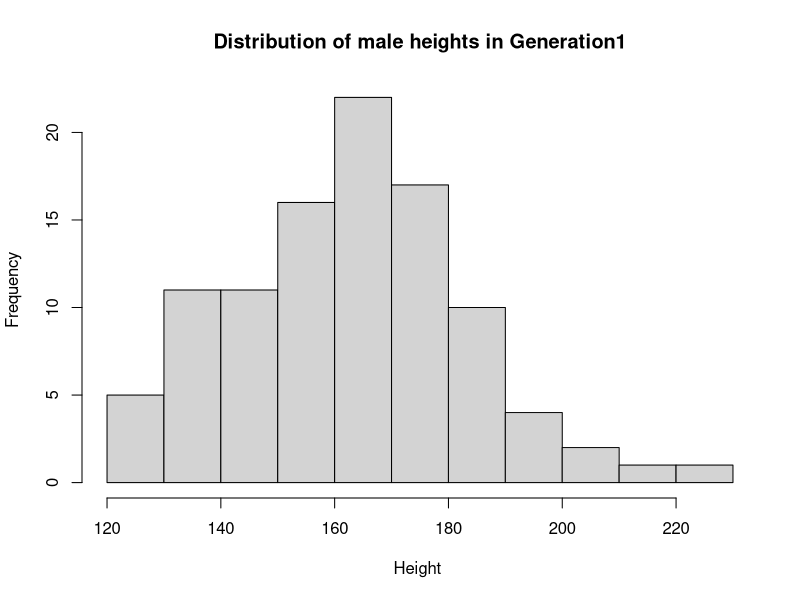
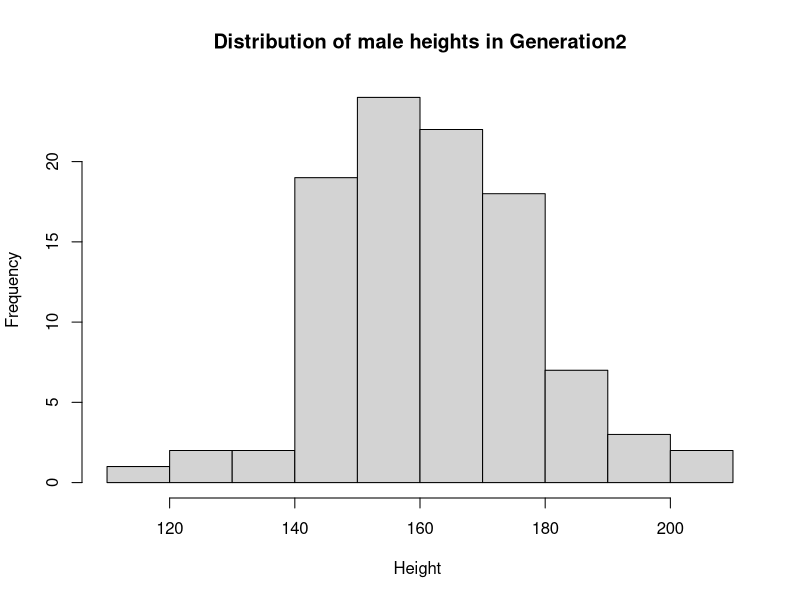
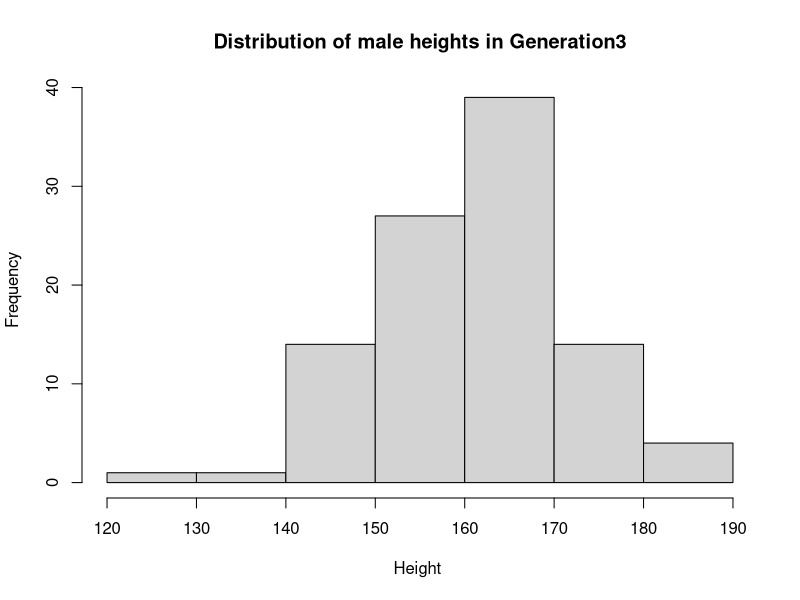
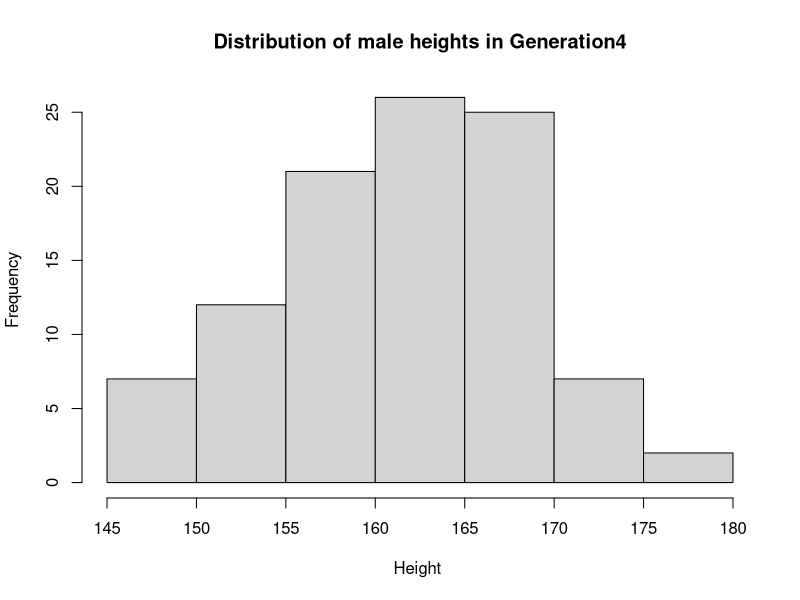
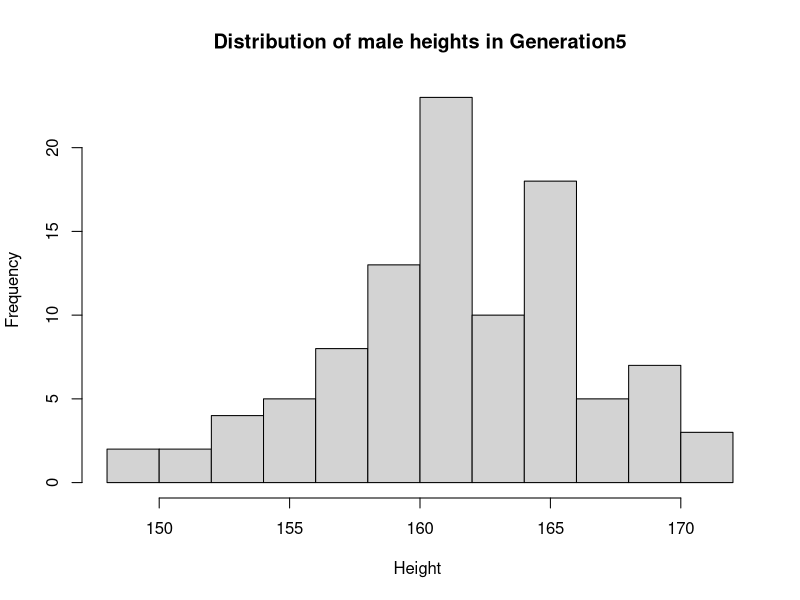
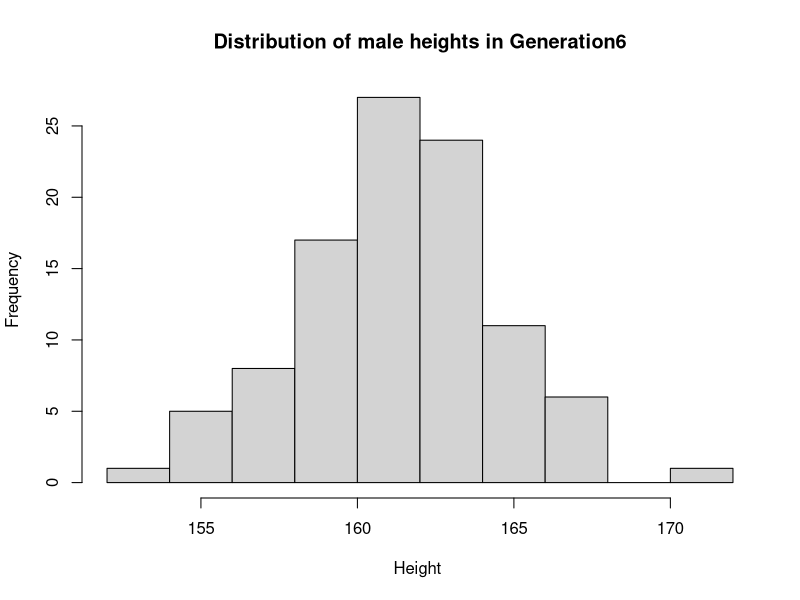
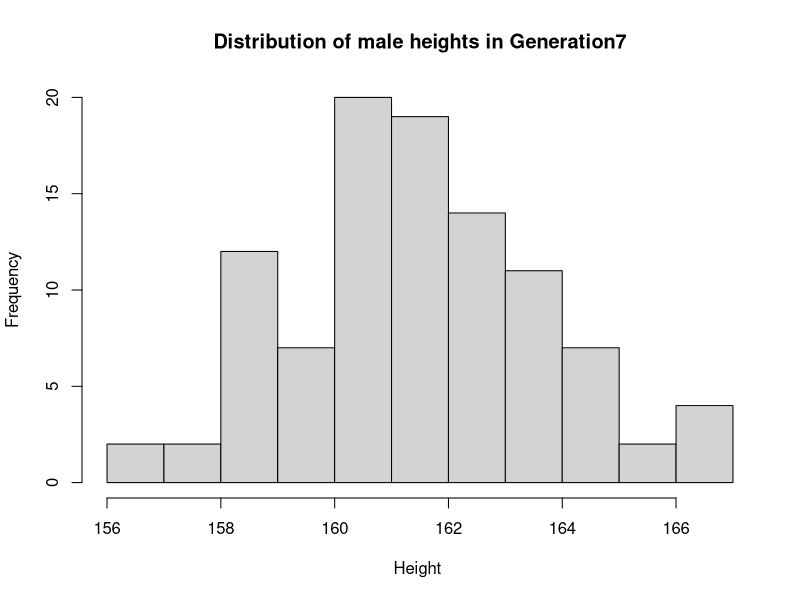
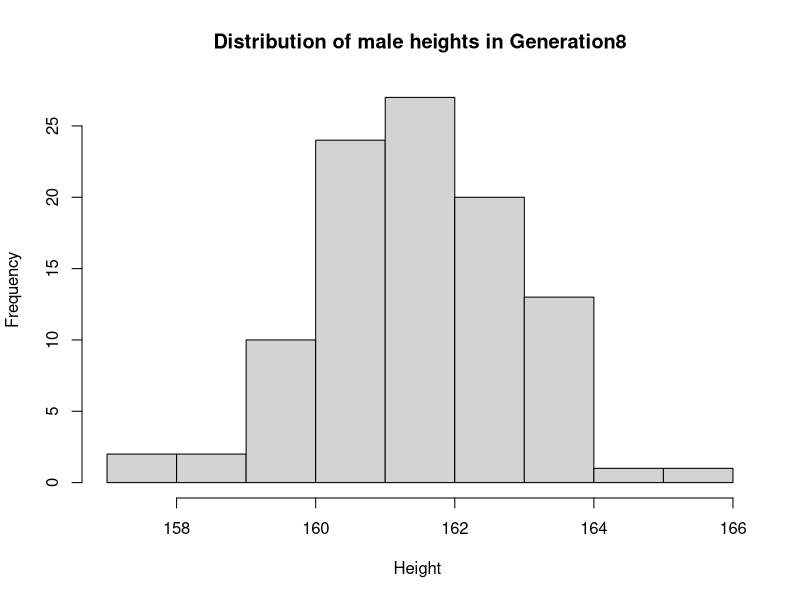

Here is the R script that generated these plots, in order:
## ---- chunk 1
pop <- data.frame(m = rnorm(100, 160, 20), f = rnorm(100, 160, 20))
## ---- chunk 2
next_gen <- function(pop) {
    pop$m <- sample(pop$m)
    pop$m <- rowMeans(pop)
    pop$f <- pop$m
    pop
}
## ---- chunk 3
pop2 <- list()
pop2[[1]] <- pop
for(i in 1:8){
  gnext <- next_gen(pop2[[i]])
  pop2[[i+1]] <- gnext
}
lapply(1:length(pop2),function(x){
  hist(pop2[[x]]$m, main = paste("Distribution of male heights in Generation",x, sep = ''), xlab = "Height ")
  })
## ---- chunk 4

h <- do.call(rbind, pop2)
h[,"generation"] <- rep(1:9,each = 100)

library(ggplot2)
p <- ggplot(data=h) + geom_point(mapping = aes(x=m, y=f), alpha = 1/10)
p + facet_wrap(~ generation)

## ---- chunk 5
set.seed(20)
# function for bootstrap percentile interval for the mean
boot.mean  <-  function(x,B = 1000) {
  n = length(x)
  #B = 1000
  boot.samples = matrix( sample(x,size=n*B,replace=TRUE), B, n)
  boot.statistics = apply(boot.samples,1,mean)
  btmean <- mean(boot.statistics)
  CI <- quantile(boot.statistics, c(0.025,0.975))
  return( data.frame(mean = btmean, CI.lower=CI[1], CI.upper=CI[2]) )
}

treMean <- list()
crlMean <- list()

for (j in 1:10) {
  n <- 250*j                       # sample size 
  treat <- numeric(n)
  outcome <- numeric(n)
    for (i in seq(n)) {
      treat[i] <- sample(c(0,1),1)   # assign treatment to each patient
      outcome[i] <- rnorm(1,mean = 60,sd = 20)  # assign treatment to each patient
      if (treat[i] == 1) outcome[i] = outcome[i] + 5
    }
  tre <- (outcome[which(treat==1)])
  crl <- (outcome[which(treat==0)])
  
  treMean[[j]] <- boot.mean(tre,1000)
  crlMean[[j]] <- boot.mean(crl,1000)
} 
# add indicator variable and sample size to each group
tre.data <- do.call(rbind, treMean)
tre.data[,'Tre'] <- 1
tre.data[,"samplesize"] <- seq(250, 2500, by = 250)

crl.data <- do.call(rbind, crlMean)
crl.data[,'Tre'] <- 0
crl.data[,"samplesize"] <- seq(250, 2500, by = 250)

#combine together
result <- rbind(tre.data,crl.data)

## ---- chunk 6
makeTransparent = function(..., alpha=0.5) {
  if(alpha<0 | alpha>1) stop("alpha must be between 0 and 1")
  alpha = floor(255*alpha)  
  newColor = col2rgb(col=unlist(list(...)), alpha=FALSE)
  .makeTransparent = function(col, alpha) {
    rgb(red=col[1], green=col[2], blue=col[3], alpha=alpha, maxColorValue=255)
  }
  newColor = apply(newColor, 2, .makeTransparent, alpha=alpha)
  return(newColor)
}

par(new=FALSE)
plot(NULL,
  xlim=c(-1, 1),
  ylim=c(-1, 1),
  xlab="",
  ylab=""
)

polygon(x=c(seq(-0.75, 0.25, length.out=100), seq(0.25, -0.75, length.out=100)),
        y=c(rep(-0.25, 100), rep(0.75, 100)), border=NA, col=makeTransparent('blue',alpha=0.5))
polygon(x=c(seq(-0.25, 0.75, length.out=100), seq(0.75, -0.25, length.out=100)),
        y=c(rep(-0.75, 100), rep(0.25, 100)), border=NA, col=makeTransparent('red',alpha=0.5))
## ---- chunk 7

result$Tre <- factor(result$Tre)
#result$Tre

h <- ggplot(data=result, mapping = aes(x=samplesize, y=mean,group = Tre))
h +
  geom_ribbon(aes(ymin = CI.lower, ymax = CI.upper, fill = Tre)) + ylim(55,70) +
  scale_fill_manual(values=c(makeTransparent('blue',alpha=0.5),makeTransparent('red',alpha=0.5)))+
  geom_line() + theme()
 
